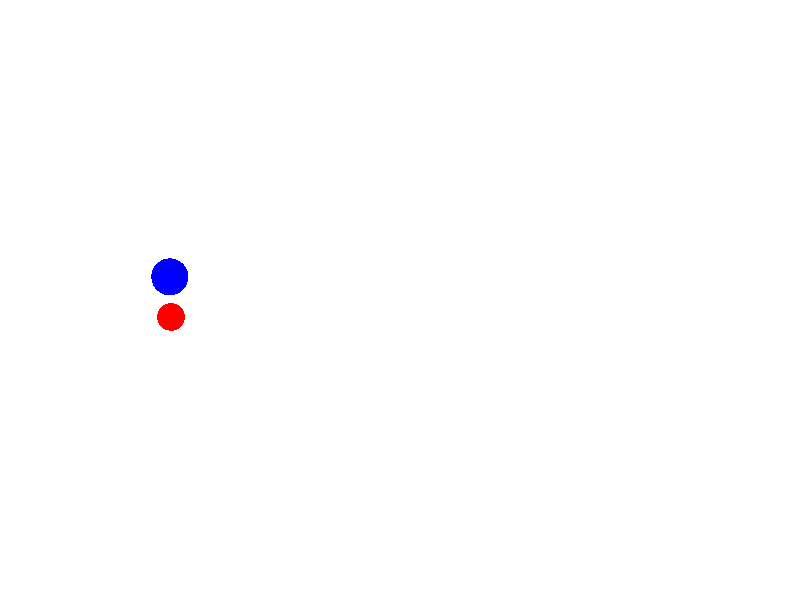
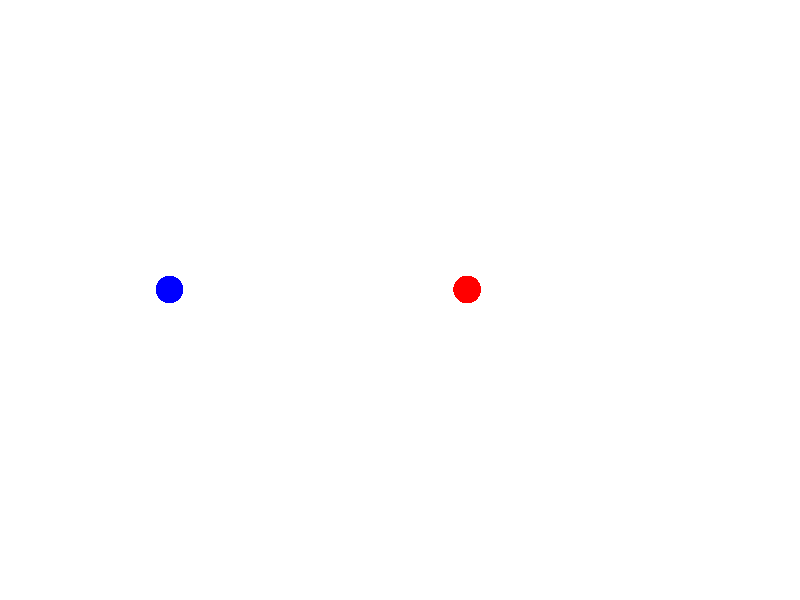

Source code (MATLAB) for these figures, in order: (Note: this script raises an error after producing the figures.)
% -------------------------------------------------------------------------
% Simulation 1: The duck gets out of phase along an inner circle, then
% bolts for the shore when 180 degrees out of phase. The result is an
% animated figure, that can be screen-captured for video.
% -------------------------------------------------------------------------

dog_speed = 3.75;
duck_speed = 1;

t_interval = 0.025;
inner_radius = 0.8*duck_speed/dog_speed;    % duck still out-angles dog
outer_radius = 1;

% Initialize polar coordinates
dog_rad = [1 0];
duck_rad = [0 0];

% Initialize cartesian coordinates
dog_cart = [dog_rad(1)*cos(dog_rad(2)) dog_rad(1)*sin(dog_rad(2))];
duck_cart = [duck_rad(1)*cos(duck_rad(2)) duck_rad(1)*sin(duck_rad(2))];

% Initialize figure
figure(1);
clf;
hold on;
theta = 0:0.01:2*pi;
plot(0,0,'w.','MarkerSize',40);
plot(outer_radius*cos(theta),outer_radius*sin(theta),'w','LineWidth',5);
plot(inner_radius*cos(theta),inner_radius*sin(theta),'w','LineWidth',3);
plot(dog_cart(1),dog_cart(2),'b.','MarkerSize',80);
plot(duck_cart(1),duck_cart(2),'r.','MarkerSize',60);
axis equal;
axis off;
pause(0.5);

% Have the dug move directly toward the dog until it's on the inner circle
for k = 0:duck_speed*t_interval:inner_radius
    
    % Update the duck's position. The dog is not yet moving.
    duck_rad(1) = k;
    duck_cart(1) = duck_rad(1)*cos(duck_rad(2));
    
    % Plot current positions
    figure(1);
    clf;
    hold on;
    theta = 0:0.01:2*pi;
    plot(0,0,'w.','MarkerSize',30);
    plot(outer_radius*cos(theta),outer_radius*sin(theta),'w','LineWidth',5);
    plot(inner_radius*cos(theta),inner_radius*sin(theta),'w','LineWidth',3);
    plot(dog_cart(1),dog_cart(2),'b.','MarkerSize',80);
    plot(duck_cart(1),duck_cart(2),'r.','MarkerSize',60);
    axis equal;
    axis off;
    pause(0.01);
    
end
duck_rad(1) = inner_radius;

% The duck moves around the inner circle until it's 180 degrees out of
% phase from the dog
k = 0;
while (duck_rad(2) - dog_rad(2)) < pi
    
    % Both move around their respective circles at their respective speeds
    duck_rad(2) = duck_speed*k/inner_radius;
    dog_rad(2) = dog_speed*k/outer_radius;
    
    % Convert to cartesian coordinates
    dog_cart = [dog_rad(1)*cos(dog_rad(2)) dog_rad(1)*sin(dog_rad(2))];
    duck_cart = [duck_rad(1)*cos(duck_rad(2)) duck_rad(1)*sin(duck_rad(2))];
    
    % Plot current positions
    figure(1);
    clf;
    hold on;
    theta = 0:0.01:2*pi;
    plot(0,0,'w.','MarkerSize',30);
    plot(outer_radius*cos(theta),outer_radius*sin(theta),'w','LineWidth',5);
    plot(inner_radius*cos(theta),inner_radius*sin(theta),'w','LineWidth',3);
    plot(dog_cart(1),dog_cart(2),'b.','MarkerSize',80);
    plot(duck_cart(1),duck_cart(2),'r.','MarkerSize',60);
    axis equal;
    axis off;
    pause(0.01);
    
    k = k + t_interval;
end

% The duck bolts for the nearest shore, while the dog continues moving
% around the outer circle
k = 0;
while duck_rad(1) < 1 - t_interval*duck_speed
    
    % The duck moves radially outward, while the dog continues around outer
    % circle
    duck_rad(1) = duck_rad(1) + duck_speed*t_interval;
    dog_rad(2) = dog_rad(2) + dog_speed*t_interval/outer_radius;
    
    % Convert to cartesian coordiantes
    dog_cart = [dog_rad(1)*cos(dog_rad(2)) dog_rad(1)*sin(dog_rad(2))];
    duck_cart = [duck_rad(1)*cos(duck_rad(2)) duck_rad(1)*sin(duck_rad(2))];
    
    % Update the figure
    figure(1);
    clf;
    hold on;
    theta = 0:0.01:2*pi;
    plot(0,0,'w.','MarkerSize',30);
    plot(outer_radius*cos(theta),outer_radius*sin(theta),'w','LineWidth',5);
    plot(inner_radius*cos(theta),inner_radius*sin(theta),'w','LineWidth',3);
    plot(dog_cart(1),dog_cart(2),'b.','MarkerSize',80);
    plot(duck_cart(1),duck_cart(2),'r.','MarkerSize',60);
    axis equal;
    axis off;
    pause(0.01);
    
    k = k + t_interval;
end

% Final positioning to ensure smooth animation
duck_rad(1) = 1;
dog_rad(2) = dog_rad(2) + dog_speed*t_interval/outer_radius;
duck_cart = [duck_rad(1)*cos(duck_rad(2)) duck_rad(1)*sin(duck_rad(2))];
dog_cart = [dog_rad(1)*cos(dog_rad(2)) dog_rad(1)*sin(dog_rad(2))];

% Final update to the figure
figure(1);
clf;
hold on;
theta = 0:0.01:2*pi;
plot(0,0,'w.','MarkerSize',30);
plot(outer_radius*cos(theta),outer_radius*sin(theta),'w','LineWidth',5);
plot(inner_radius*cos(theta),inner_radius*sin(theta),'w','LineWidth',3);
plot(dog_cart(1),dog_cart(2),'b.','MarkerSize',80);
plot(duck_cart(1),duck_cart(2),'r.','MarkerSize',60);
axis equal;
axis off;



% -------------------------------------------------------------------------
% Simulation 2: The duck escapes tangentially from the angular velocity
% inner circle. The result is a GIF file, 'tangent.gif'.
% -------------------------------------------------------------------------

duck_speed = 1;
dog_speed = 4.6;

inner_radius = duck_speed/dog_speed;    % where angular velocities match
outer_radius = 1;

% Initialize polar coordinates
duck_rad = [inner_radius, 0];
dog_rad = [outer_radius, -pi];

% Initialize cartesian coordinates
duck_cart = [duck_rad(1)*cos(duck_rad(2)), duck_rad(1)*sin(duck_rad(2))];
dog_cart = [dog_rad(1)*cos(dog_rad(2)), dog_rad(1)*sin(dog_rad(2))];

% Time step
t_step = 0.001;

% Initialize the figure
figure(2);
clf;
hold on;
theta = 0:0.01:2*pi;
plot(0,0,'w.','MarkerSize',30);
plot(outer_radius*cos(theta),outer_radius*sin(theta),'w','LineWidth',5);
plot(inner_radius*cos(theta),inner_radius*sin(theta),'w','LineWidth',3);
plot(dog_cart(1),dog_cart(2),'b.','MarkerSize',60);
    plot(duck_cart(1),duck_cart(2),'r.','MarkerSize',60);
axis equal;
axis off;
pause(1);

% Filename for GIF
filename = 'tangent.gif';

gif_flag = 0;
counter = 0;

% Run the following loop while the duck is in the pond
while duck_rad(1) < 1

    % Update the dog's position around the cirucmference
    dog_rad(2) = dog_rad(2) + dog_speed*t_step/outer_radius;
    dog_cart = [dog_rad(1)*cos(dog_rad(2)), dog_rad(1)*sin(dog_rad(2))];
    
    % Update the duck's position along tangent to inner circle
    duck_cart(2) = duck_cart(2) + duck_speed*t_step;    
    duck_rad(1) = sqrt(sum(duck_cart.^2));
    duck_rad(2) = atan2(duck_cart(2),duck_cart(1));
   
    % Update the figure, plotting the new positions of the dog and the duck
    % (don't clear the figure, resulting in an apparent trail)
    figure(2);
    hold on;    
    plot(dog_cart(1),dog_cart(2),'b.','MarkerSize',20);
    plot(duck_cart(1),duck_cart(2),'r.','MarkerSize',20);
    
    pause(0.001);
    
    % Every 1/10 frames, store for the GIF
    if mod(counter,10) == 0        
        drawnow
        frame = getframe(1);
        im = frame2im(frame);
        [imind,cm] = rgb2ind(im,256);
        if gif_flag == 0;
            imwrite(imind,cm,filename,'gif', 'Loopcount',inf,'DelayTime',0.1);
            gif_flag = 1;
        else
            imwrite(imind,cm,filename,'gif','WriteMode','append','DelayTime',0.1);
        end       
    end
    counter = counter+1;
    
end